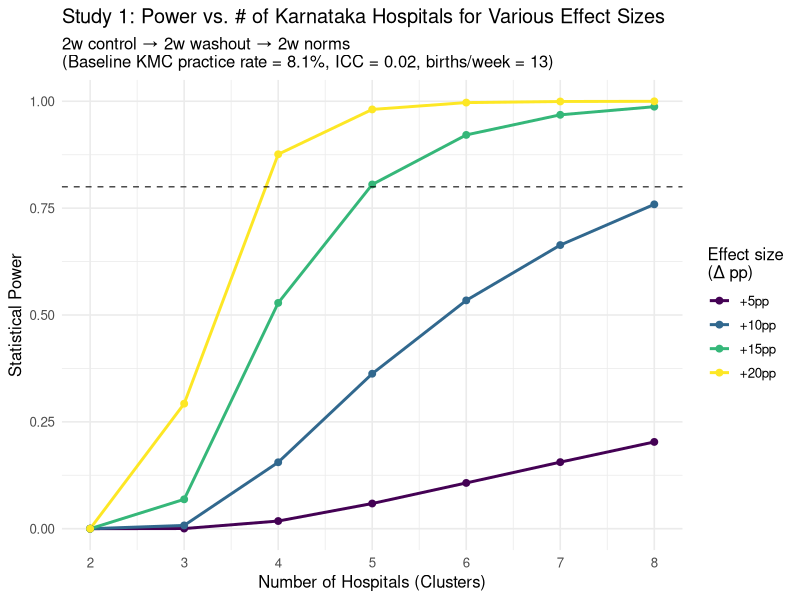

Source code (R):
library(tidyverse)

#==========================================
# Cluster Before-After Design Power Calculator
# Study 1: Social Norms Intervention vs Default CCP for KMC
# Design: All clusters simultaneously experience control → washout → intervention
#==========================================

cluster_before_after_power <- function(
    p1,                     # baseline proportion (0–1)
    p2,                     # treatment proportion (0–1)
    clusters,               # number of hospitals (clusters)
    births_per_week,        # avg births per hospital per week
    weeks_control      = 2, # length of control period (weeks)
    weeks_washout      = 2, # length of washout period (weeks; data excluded)
    weeks_intervention = 2, # length of intervention period (weeks)
    icc_within         = 0.02,  # within-period intra-cluster correlation
    icc_between        = 0.01,  # between-period correlation (usually < icc_within)
    alpha              = 0.05,  # two-sided significance level
    use_t              = TRUE,  # use t-crit when clusters < 30
    time_trend         = 0      # linear time trend per period (optional)
) {
  
  # Input validation
  if (!is.numeric(p1) || p1 < 0 || p1 > 1) stop("p1 must be between 0 and 1")
  if (!is.numeric(p2) || p2 < 0 || p2 > 1) stop("p2 must be between 0 and 1")
  if (clusters < 2) stop("Need at least 2 clusters")
  if (!is.numeric(icc_within) || icc_within < 0 || icc_within > 1) stop("icc_within must be between 0 and 1")
  if (!is.numeric(icc_between) || icc_between < 0 || icc_between > 1) stop("icc_between must be between 0 and 1")
  if (icc_between > icc_within) warning("icc_between typically should be <= icc_within")
  
  # Cluster-period sizes (washout dropped)
  m0 <- weeks_control * births_per_week       # control period size
  m1 <- weeks_intervention * births_per_week  # intervention period size
  
  # Variance calculation for cluster before-after design
  # Based on Donner & Klar (2000) and modifications for temporal correlation
  
  # Outcome variance under null
  sigma2 <- p1 * (1 - p1)
  
  # Design effects for each period
  DE0 <- 1 + (m0 - 1) * icc_within  # control period
  DE1 <- 1 + (m1 - 1) * icc_within  # intervention period
  
  # Variance of difference between periods
  # Accounts for within-cluster correlation between time periods
  var_diff_per_cluster <- (sigma2 * DE0 / m0) + (sigma2 * DE1 / m1) - 
                         2 * sqrt((sigma2 * DE0 / m0) * (sigma2 * DE1 / m1)) * icc_between
  
  # Standard error of treatment effect
  se_beta <- sqrt(var_diff_per_cluster / clusters)
  
  # Adjust for potential time trend
  delta_adjusted <- abs(p2 - p1) - abs(time_trend)
  
  # Critical value
  if (use_t && clusters < 30) {
    df <- clusters - 1
    crit <- qt(1 - alpha/2, df = df)
  } else {
    crit <- qnorm(1 - alpha/2)
  }
  
  # Power calculation
  power <- pnorm(delta_adjusted / se_beta - crit) + 
           pnorm(-delta_adjusted / se_beta - crit)
  
  # Return comprehensive results
  list(
    design                = "cluster_before_after",
    p1                    = p1,
    p2                    = p2,
    clusters              = clusters,
    weeks_control         = weeks_control,
    weeks_washout         = weeks_washout,
    weeks_intervention    = weeks_intervention,
    births_per_week       = births_per_week,
    m0                    = m0,
    m1                    = m1,
    icc_within            = icc_within,
    icc_between           = icc_between,
    time_trend            = time_trend,
    design_effect_control = DE0,
    design_effect_treat   = DE1,
    sigma2                = sigma2,
    var_diff_per_cluster  = var_diff_per_cluster,
    se_estimate           = se_beta,
    critical_value        = crit,
    delta_unadjusted      = abs(p2 - p1),
    delta_adjusted        = delta_adjusted,
    power                 = power
  )
}

#==========================================
# Study 1 Power Analysis
#==========================================

# Average births per week across 8 Karnataka hospitals
# births_per_week_karnataka <- mean(c(259.78, 169.56, 145.44, 133.33,
#                                    125.00, 114.11, 102.99, 101.11)) / 31 * 7

births_per_week_karnataka = round(220/15/8*7) # based on empirical data

cat("Study 1: Social Norms Intervention for KMC Practice\n")
cat("Design: Cluster before-after with washout\n")
cat("Baseline births per week per hospital:", round(births_per_week_karnataka, 1), "\n\n")

#===========================
# Primary power calculation
#===========================

primary_result <- cluster_before_after_power(
  p1                 = 0.081,  # baseline KMC practice rate
  p2                 = 0.181,  # expected rate with intervention (+10pp)
  clusters           = 8,      # 8 Karnataka hospitals
  births_per_week    = births_per_week_karnataka,
  weeks_control      = 2,
  weeks_washout      = 2,
  weeks_intervention = 2,
  icc_within         = 0.02,   # within-period ICC
  icc_between        = 0.01,   # between-period correlation (conservative)
  alpha              = 0.05,
  use_t              = TRUE
)

cat("Primary Analysis Results:\n")
cat("Expected power:", round(primary_result$power, 3), "\n")
cat("Standard error:", round(primary_result$se_estimate, 4), "\n")
cat("Effect size:", round(primary_result$delta_unadjusted, 3), "\n\n")

#===========================
# Sensitivity analyses
#===========================

# 1. Different ICC values
icc_scenarios <- data.frame(
  icc_within = c(0.01, 0.02, 0.03, 0.05),
  icc_between = c(0.005, 0.01, 0.015, 0.025)  # typically half of within-period ICC
)

icc_results <- map2_dfr(icc_scenarios$icc_within, icc_scenarios$icc_between, function(icc_w, icc_b) {
  res <- cluster_before_after_power(
    p1 = 0.081, p2 = 0.181, clusters = 8,
    births_per_week = births_per_week_karnataka,
    weeks_control = 2, weeks_washout = 2, weeks_intervention = 2,
    icc_within = icc_w, icc_between = icc_b,
    alpha = 0.05, use_t = TRUE
  )
  data.frame(
    icc_within = icc_w,
    icc_between = icc_b,
    power = res$power,
    se = res$se_estimate
  )
})

cat("Sensitivity Analysis - ICC Values:\n")
print(icc_results, digits = 3)
cat("\n")

# 2. Different effect sizes and cluster numbers
effect_sizes <- seq(0.05, 0.20, by = 0.05)  # 5pp to 20pp
cluster_numbers <- 2:8

scenario_grid <- expand.grid(
  delta = effect_sizes,
  clusters = cluster_numbers
)

scenario_results <- map2_dfr(scenario_grid$delta, scenario_grid$clusters, function(d, k) {
  res <- cluster_before_after_power(
    p1 = 0.081, p2 = 0.081 + d, clusters = k,
    births_per_week = births_per_week_karnataka,
    weeks_control = 2, weeks_washout = 2, weeks_intervention = 2,
    icc_within = 0.02, icc_between = 0.01,
    alpha = 0.05, use_t = TRUE
  )
  data.frame(
    delta = d,
    clusters = k,
    power = res$power
  )
})

# 3. Time trend sensitivity
time_trend_scenarios <- c(0, 0.01, 0.02, -0.01, -0.02)  # ±1-2pp per period

trend_results <- map_dfr(time_trend_scenarios, function(trend) {
  res <- cluster_before_after_power(
    p1 = 0.081, p2 = 0.181, clusters = 8,
    births_per_week = births_per_week_karnataka,
    weeks_control = 2, weeks_washout = 2, weeks_intervention = 2,
    icc_within = 0.02, icc_between = 0.01,
    alpha = 0.05, use_t = TRUE, time_trend = trend
  )
  data.frame(
    time_trend = trend,
    power = res$power,
    delta_adjusted = res$delta_adjusted
  )
})

cat("Sensitivity Analysis - Time Trends:\n")
print(trend_results, digits = 3)
cat("\n")

#===========================
# Visualization
#===========================

# Power by effect size and clusters
power_plot <- ggplot(scenario_results, aes(x = clusters, y = power, color = factor(delta))) +
  geom_line(size = 1) +
  geom_point(size = 2) +
  geom_hline(yintercept = 0.8, linetype = "dashed", alpha = 0.7) +
  scale_color_viridis_d(
    name = "Effect size\n(Δ pp)",
    labels = paste0("+", scenario_results %>% distinct(delta) %>% pull(delta) * 100, "pp")
  ) +
  scale_x_continuous(breaks = cluster_numbers) +
  labs(
    x = "Number of Hospitals (Clusters)",
    y = "Statistical Power",
    title    = "Study 1: Power vs. # of Karnataka Hospitals for Various Effect Sizes",
    subtitle = "2w control → 2w washout → 2w norms\n(Baseline KMC practice rate = 8.1%, ICC = 0.02, births/week = 13)"
  ) +
  ylim(0, 1) +
  theme_minimal(base_size = 12) +
  theme(legend.position = "right")

print(power_plot)

#===========================
# Design recommendations
#===========================

cat("DESIGN RECOMMENDATIONS:\n")
cat("1. Washout period: 2 weeks may be insufficient for behavioral interventions\n")
cat("   Consider 4+ weeks to prevent contamination\n\n")
cat("2. Temporal trends: Include hospital-specific time trends in analysis\n")
cat("   Consider external controls if available\n\n")
cat("3. ICC assumptions: Validate with pilot data if possible\n")
cat("   Between-period correlation is critical but often unknown\n\n")
cat("4. Sample size: With 8 hospitals and 10pp effect, power =", round(primary_result$power, 2), "\n")
cat("   Consider 10+ hospitals for more robust results\n\n")
cat("5. Analysis plan: Use mixed-effects models with:\n")
cat("   - Hospital random effects\n")
cat("   - Period fixed effects\n")
cat("   - Robust standard errors\n")

#===========================
# Actual power with observed cluster sizes
#===========================

cat("\n")
cat("ACTUAL POWER CALCULATION WITH OBSERVED CLUSTER SIZES:\n")
cat("Hospital 2-week birth counts: 23, 26, 42, 40, 32, 40, 18, 10\n\n")

# Observed births per 2-week period for each hospital
observed_births_2weeks <- c(23, 26, 42, 40, 32, 40, 18, 10)
observed_births_per_week <- observed_births_2weeks / 2

# Function for unbalanced cluster design
cluster_power_unbalanced <- function(
    p1, p2, births_per_week_vector,
    weeks_control = 2, weeks_intervention = 2,
    icc_within = 0.02, icc_between = 0.01,
    alpha = 0.05, use_t = TRUE
) {
  
  clusters <- length(births_per_week_vector)
  
  # Cluster-period sizes for each hospital
  m0_vec <- weeks_control * births_per_week_vector      # control period sizes
  m1_vec <- weeks_intervention * births_per_week_vector # intervention period sizes
  
  # Outcome variance under null
  sigma2 <- p1 * (1 - p1)
  
  # Variance calculation for each cluster
  cluster_variances <- sapply(1:clusters, function(i) {
    m0 <- m0_vec[i]
    m1 <- m1_vec[i]
    
    # Design effects for this cluster
    DE0 <- 1 + (m0 - 1) * icc_within
    DE1 <- 1 + (m1 - 1) * icc_within
    
    # Variance of difference for this cluster
    var_diff <- (sigma2 * DE0 / m0) + (sigma2 * DE1 / m1) - 
                2 * sqrt((sigma2 * DE0 / m0) * (sigma2 * DE1 / m1)) * icc_between
    
    return(var_diff)
  })
  
  # Overall variance (inverse variance weighting)
  weights <- 1 / cluster_variances
  total_weight <- sum(weights)
  var_treatment_effect <- 1 / total_weight
  se_beta <- sqrt(var_treatment_effect)
  
  # Critical value
  if (use_t && clusters < 30) {
    df <- clusters - 1
    crit <- qt(1 - alpha/2, df = df)
  } else {
    crit <- qnorm(1 - alpha/2)
  }
  
  # Power
  delta <- abs(p2 - p1)
  power <- pnorm(delta / se_beta - crit) + pnorm(-delta / se_beta - crit)
  
  list(
    clusters = clusters,
    births_per_week = births_per_week_vector,
    total_births_2weeks = sum(observed_births_2weeks),
    cluster_variances = cluster_variances,
    weights = weights,
    se_estimate = se_beta,
    power = power,
    effective_sample_size = total_weight
  )
}

# Calculate power with observed cluster sizes
actual_result <- cluster_power_unbalanced(
  p1 = 0.081,
  p2 = 0.181,
  births_per_week_vector = observed_births_per_week,
  weeks_control = 2,
  weeks_intervention = 2,
  icc_within = 0.02,
  icc_between = 0.01
)

cat("Results with actual cluster sizes:\n")
cat("Total births (2 weeks):", actual_result$total_births_2weeks, "\n")
cat("Effective sample size:", round(actual_result$effective_sample_size, 1), "\n")
cat("Standard error:", round(actual_result$se_estimate, 4), "\n")
cat("Power:", round(actual_result$power, 3), "\n\n")

cat("Comparison:\n")
cat("Balanced design power (8 hospitals × 13/week):", round(primary_result$power, 3), "\n")
cat("Unbalanced design power (actual sizes):", round(actual_result$power, 3), "\n")
cat("Power reduction:", round((primary_result$power - actual_result$power) * 100, 1), "percentage points\n\n")

# Show individual hospital contributions
hospital_contributions <- data.frame(
  Hospital = 1:8,
  Births_2weeks = observed_births_2weeks,
  Births_per_week = observed_births_per_week,
  Weight = round(actual_result$weights, 2),
  Contribution_pct = round(100 * actual_result$weights / sum(actual_result$weights), 1)
)

cat("Individual hospital contributions:\n")
print(hospital_contributions, row.names = FALSE)
